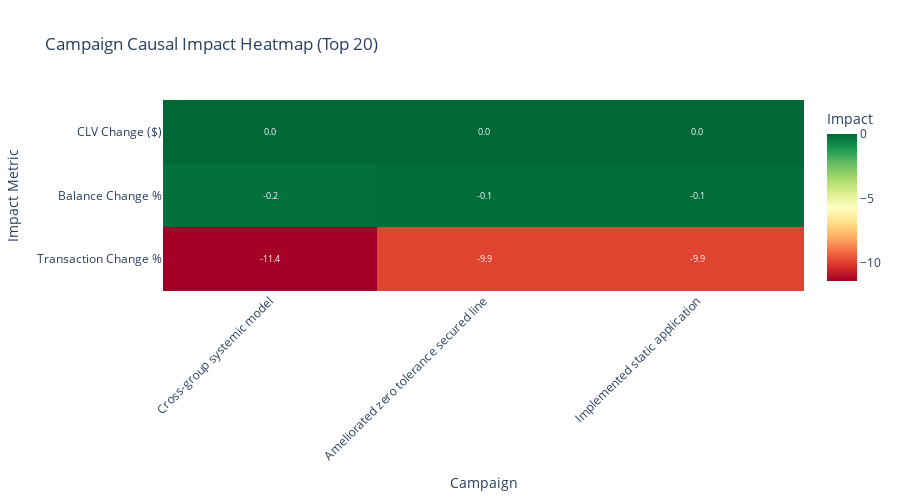

Here is the notebook cell this chart was saved with:
### Markdown cell above
### Campaign Impact Heatmap

### Code cell
campaign_impact_heatmap_query = "SELECT * FROM gold.analytics_campaign_causal_impact ORDER BY ABS(did_estimate_transactions) DESC"
campaign_impact_heatmap_df = fetch_data(campaign_impact_heatmap_query)

# Metrics
metrics = ['transaction_change_pct', 'balance_change_pct', 'clv_change']
y_labels = ['Transaction Change %', 'Balance Change %', 'CLV Change ($)']

# Prepare z-data and hovertext
z_data = []
hover_text = []

for metric, label in zip(metrics, y_labels):
    row_values = campaign_impact_heatmap_df[metric].values
    z_data.append(row_values)
    hover_text.append([
        f"<b>{label}</b><br>Campaign: {campaign}<br>Change: {val:,.2f}" 
        for campaign, val in zip(campaign_impact_heatmap_df['campaign_name'], row_values)
    ])

fig = go.Figure(data=go.Heatmap(
    z=z_data,
    x=campaign_impact_heatmap_df['campaign_name'],
    y=y_labels,
    colorscale='RdYlGn',
    text=z_data,
    texttemplate='%{text:.1f}',
    textfont={"size": 9},
    hovertext=hover_text,
    hoverinfo="text",
    colorbar=dict(title="Impact")
))

fig.update_layout(
    title="Campaign Causal Impact Heatmap (Top 20)",
    height=500,
    xaxis_title="Campaign",
    yaxis_title="Impact Metric",
    xaxis_tickangle=-45,
    plot_bgcolor='rgba(245,245,245,1)'
)

fig.show()

### Figure 1 — Plotly figure (JSON) as saved in the notebook; plotly's stock layout.template omitted (floating-point values rounded to 4 significant figures)
{"data": [{"colorbar": {"title": {"text": "Impact"}}, "colorscale": [[0, "rgb(165,0,38)"], [0.1, "rgb(215,48,39)"], [0.2, "rgb(244,109,67)"], [0.3, "rgb(253,174,97)"], [0.4, "rgb(254,224,139)"], [0.5, "rgb(255,255,191)"], [0.6, "rgb(217,239,139)"], [0.7, "rgb(166,217,106)"], [0.8, "rgb(102,189,99)"], [0.9, "rgb(26,152,80)"], [1, "rgb(0,104,55)"]], "hoverinfo": "text", "hovertext": [["<b>Transaction Change %</b><br>Campaign: Cross-group systemic model<br>Change: -11.42", "<b>Transaction Change %</b><br>Campaign: Ameliorated zero tolerance secured line<br>Change: -9.92", "<b>Transaction Change %</b><br>Campaign: Implemented static application<br>Change: -9.92"], ["<b>Balance Change %</b><br>Campaign: Cross-group systemic model<br>Change: -0.18", "<b>Balance Change %</b><br>Campaign: Ameliorated zero tolerance secured line<br>Change: -0.11", "<b>Balance Change %</b><br>Campaign: Implemented static application<br>Change: -0.11"], ["<b>CLV Change ($)</b><br>Campaign: Cross-group systemic model<br>Change: 0.00", "<b>CLV Change ($)</b><br>Campaign: Ameliorated zero tolerance secured line<br>Change: 0.00", "<b>CLV Change ($)</b><br>Campaign: Implemented static application<br>Change: 0.00"]], "text": [[-11.42, -9.92, -9.92], [-0.18, -0.11, -0.11], [0, 0, 0]], "textfont": {"size": 9}, "texttemplate": "%{text:.1f}", "type": "heatmap", "x": ["Cross-group systemic model", "Ameliorated zero tolerance secured line", "Implemented static application"], "y": ["Transaction Change %", "Balance Change %", "CLV Change ($)"], "z": [[-11.42, -9.92, -9.92], [-0.18, -0.11, -0.11], [0, 0, 0]]}], "layout": {"height": 500, "plot_bgcolor": "rgba(245,245,245,1)", "title": {"text": "Campaign Causal Impact Heatmap (Top 20)"}, "xaxis": {"tickangle": -45, "title": {"text": "Campaign"}}, "yaxis": {"title": {"text": "Impact Metric"}}}}
